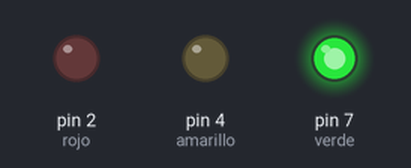
The sketch below on a simulated Arduino Uno, built with avr-gcc and run on an emulated ATmega328P. Shown: output pins drawn as LEDs (lit = HIGH).

Above: at 1.0 s.
At 2.2 s:
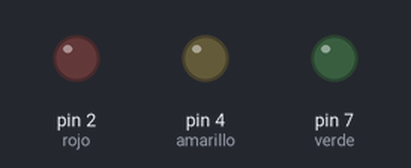
At 3.5 s:
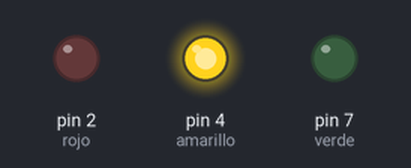
At 6.0 s:
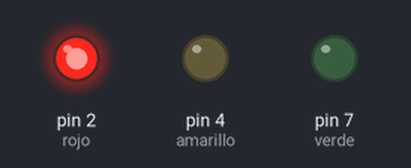
Timing chart, 0 to 9.8 s (numbered marks = the images above):
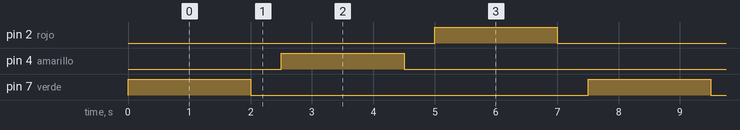

The sketch:

semaforo.ino
```cpp
int rojo=2;
int amarillo=4;
int verde=7;

void setup() {
  pinMode(verde,OUTPUT);
  pinMode(amarillo,OUTPUT);
  pinMode(rojo,OUTPUT);
}

void loop() {
 digitalWrite(verde,HIGH);
 delay(2000);
 digitalWrite(verde,LOW);
 delay(500);

 digitalWrite(amarillo,HIGH);
 delay(2000);
 digitalWrite(amarillo,LOW);
 delay(500);

 digitalWrite(rojo,HIGH);
 delay(2000);
 digitalWrite(rojo,LOW);
 delay(500);
}
```

Ultrasonic.cpp
```cpp
#include "Arduino.h"
#include "Ultrasonic.h"

Ultrasonic::Ultrasonic(int TP, int EP)
{
   pinMode(TP,OUTPUT);
   pinMode(EP,INPUT);
   Trig_pin=TP;
   Echo_pin=EP;
}

long Ultrasonic::Timing()
{
  digitalWrite(Trig_pin, LOW);
  delayMicroseconds(2);
  digitalWrite(Trig_pin, HIGH);
  delayMicroseconds(10);
  digitalWrite(Trig_pin, LOW);
  duration = pulseIn(Echo_pin,HIGH);
  return duration;
}

long Ultrasonic::Ranging(int sys)
{
  Timing();
  distacne_cm = duration /29 / 2 ;
  distance_inc = duration / 74 / 2;
  if (sys)
  return distacne_cm;
  else
  return distance_inc;
}
```

Ultrasonic.h
```cpp
#ifndef Ultrasonic_h
#define Ultrasonic_h

#include "Arduino.h"

#define CM 1
#define INC 0

class Ultrasonic
{
  public:
    Ultrasonic(int TP, int EP);
    long Timing();
    long Ranging(int sys);

    private:
    int Trig_pin;
    int Echo_pin;
    long  duration,distacne_cm,distance_inc;

};

#endif
```

Measured:
- by itself, pin 2 (rojo), pin 4 (amarillo), pin 7 (verde): alternates HIGH for 2.0 s and LOW for 5.5 s
- by itself, everything shown: repeats every 7.5 s, in 6 steps
